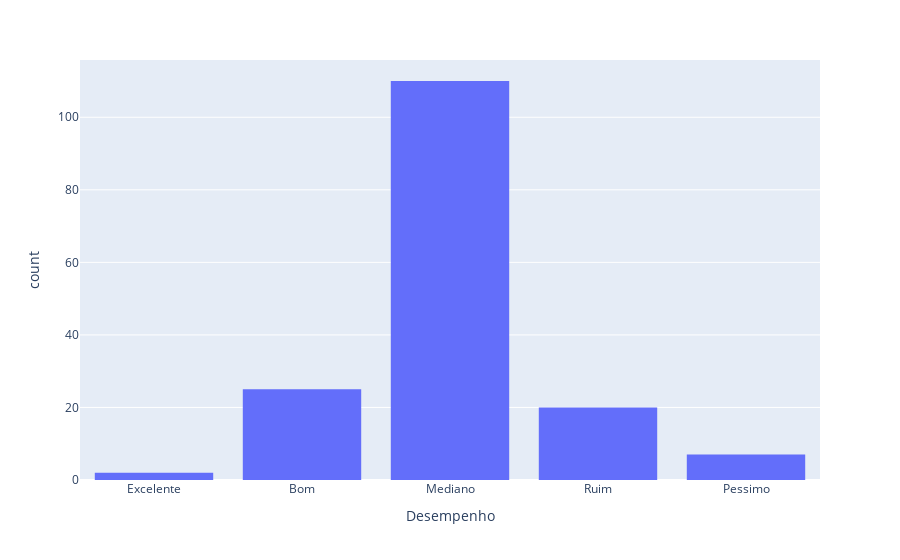

Notebook cell for this chart:
### Code cell
px.histogram(Goleiros, x = 'Desempenho').show()

### Figure 1 — Plotly figure (JSON) as saved in the notebook; plotly's stock layout.template omitted (floating-point values rounded to 4 significant figures; data arrays with more than 128 entries replaced by an {"elided": "..."} marker saying what was removed)
{"data": [{"alignmentgroup": "True", "bingroup": "x", "hovertemplate": "Desempenho=%{x}<br>count=%{y}<extra></extra>", "legendgroup": "", "marker": {"color": "#636efa", "pattern": {"shape": ""}}, "name": "", "offsetgroup": "", "orientation": "v", "showlegend": false, "type": "histogram", "x": {"elided": "164 str values"}, "xaxis": "x", "yaxis": "y"}], "layout": {"barmode": "relative", "legend": {"tracegroupgap": 0}, "margin": {"t": 60}, "xaxis": {"anchor": "y", "domain": [0, 1], "title": {"text": "Desempenho"}}, "yaxis": {"anchor": "x", "domain": [0, 1], "title": {"text": "count"}}}}
